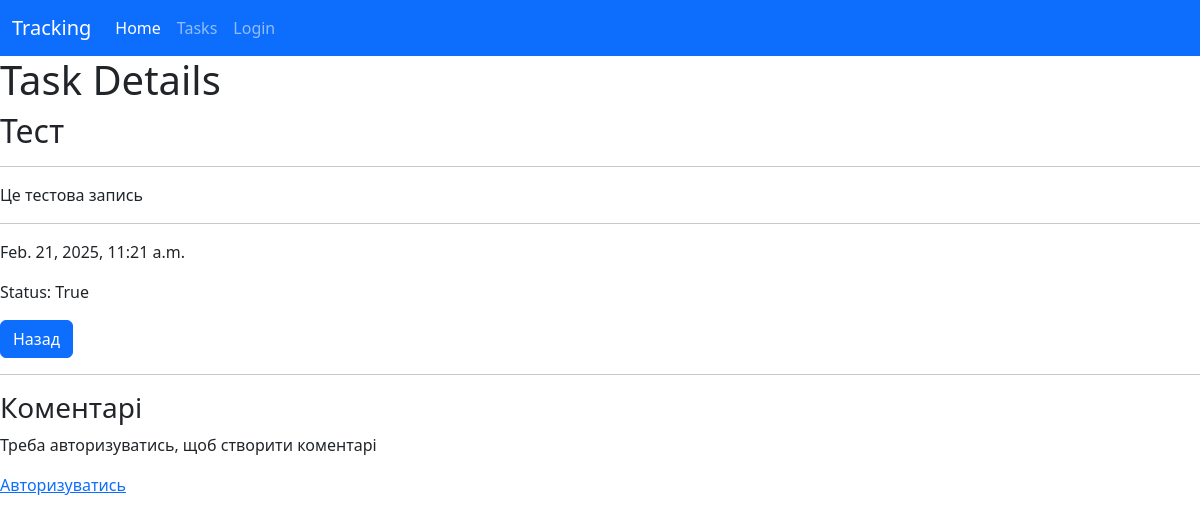
The page /task-detail/1/ on the database as committed earlier.
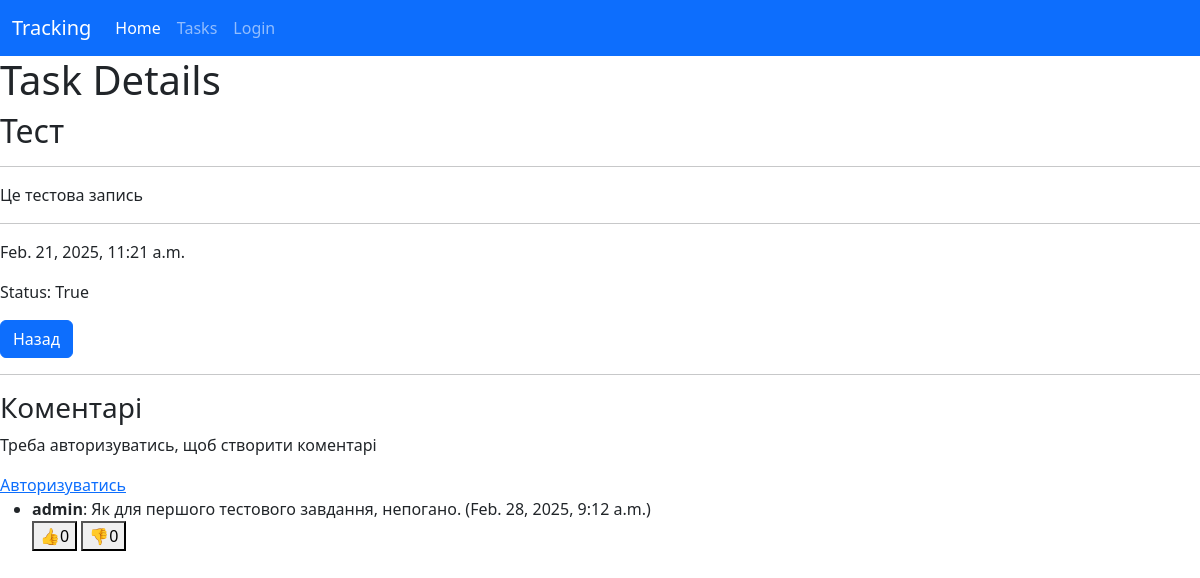
The same page on the database as committed later.
### tracking_system/models.py (models this page shows, shortened)
class Comments(models.Model):
    text = models.TextField()
    likes = models.IntegerField(default=0)
    dislikes = models.IntegerField(default=0)
    user = models.ForeignKey(User, on_delete=models.CASCADE)
    task = models.ForeignKey(Task, on_delete=models.CASCADE, related_name='comments')
    created_at = models.DateTimeField(auto_now_add=True)
    class Meta:
        verbose_name = "Comment"
        verbose_name_plural = "Comments"
        ordering = ["-created_at"]

### tracking_system/views.py (the view)
# urls.py: path('task-detail/<int:task_id>/', views.task_detail, name='task-detail'),
def task_detail(request, task_id):
    task = Task.objects.get(id=task_id)
    comments = Comments.objects.filter(task=task)
    if request.method == 'POST':
        comment = request.POST.get('comment')
        Comments.objects.create(user=request.user, task=task, comment=comment)
        return redirect('task-detail', id=task_id)
    return render(request, template_name='tracking/task_detail.html', context={'task': task, 'comments': comments})

### templates/tracking/task_detail.html (shortened to what this page needs)
{% extends "base.html" %}
{% load static %}
{% block content %}
<h1>Task Details</h1>
<h2>{{ task.title }}</h2>
<hr>
<p>{{ task.description }}</p>
<hr>
<p>{{ task.start }}</p>
<p>Status: {{ task.status }}</p>
<a class="btn btn-primary" href="{% url 'index' %}">Назад</a>
<hr>
<h3>Коментарі</h3>
{% if  request.user.is_authenticated %}
    <form id="comment-form" method="POST" action="{% url 'task-comment' task.id %}">
        {% csrf_token %}
        <input type="text" id="comment-text" name="text" placeholder="Введіть коментарий">
        <button class="btn btn-primary" type="submit">Додати коментарий</button>
    </form>
{% else %}
    <p>Треба авторизуватись, щоб створити коментарі</p>
    <a href="{% url 'login' %}">Авторизуватись</a>
{% endif %}
<ul id="comment-list">
    {% for comment in task.comments.all %}
      <li>
        <strong>{{ comment.user.username }}</strong>: {{comment.text}} ({{ comment.created_at }})
        <br>
        <button class="like-btn" data-comment-id="{{ comment.id }}" data-task-id="{{ task.id }}">👍<span id="like-count-{{ comment.id }}">{{ comment.likes }}</span></button>
        <button class="dislike-btn" data-comment-id="{{ comment.id }}" data-task-id="{{ task.id }}">👎<span id="dislike-count-{{ comment.id }}" >{{ comment.dislikes }}</span></button>
    </li>
    {% endfor %}
</ul>
{% endblock %}

Rows that differ between the two databases and show on the page:
added Comments: user.username "admin", text "Як для першого тестового завдання, непогано.", created_at "Feb. 28, 2025, 9:12 a.m.", likes "0", dislikes "0"
